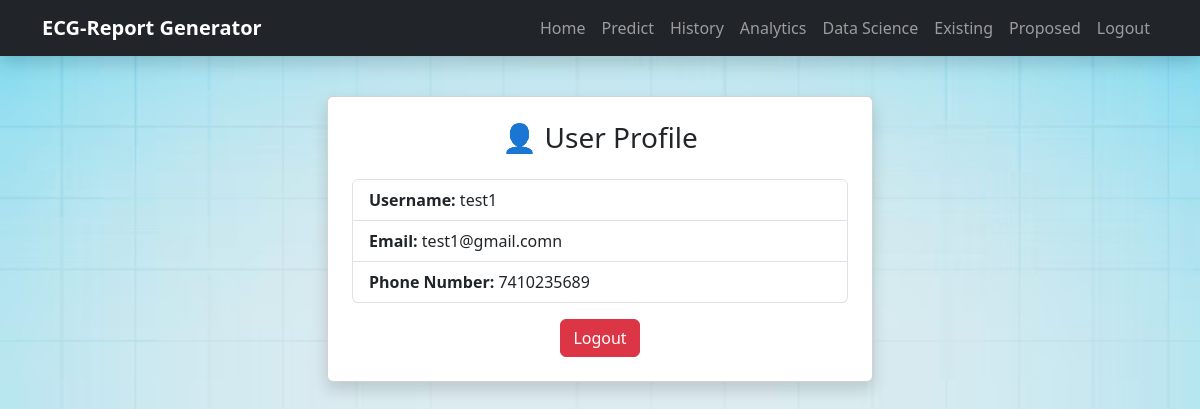
Page /home (signed in) on the committed database.
### tables this page shows
CREATE TABLE users (
            id INTEGER PRIMARY KEY AUTOINCREMENT,
            username TEXT NOT NULL UNIQUE,
            email TEXT NOT NULL UNIQUE,
            phone_number TEXT NOT NULL,
            password TEXT NOT NULL
        );

### app.py (the view)
@app.route('/home')
def home():
    if 'username' not in session:
        flash('Please log in to access the home page.', 'error')
        return redirect(url_for('login'))
    conn = get_db_connection()
    user = conn.execute(
        'SELECT username, email, phone_number FROM users WHERE username = ?',
        (session['username'],)
    ).fetchone()
    conn.close()
    return render_template('home.html', user=user)

### app.py (called while the page is built)
def get_db_connection():
    conn = sqlite3.connect(DATABASE)
    conn.row_factory = sqlite3.Row
    return conn

### templates/home.html (shortened to what this page needs)
{% extends "base.html" %}
{% block content %}
  {% if user %}
    <div class="row justify-content-center">
      <div class="col-md-6">
        <div class="card shadow">
          <div class="card-body p-4">
            <h3 class="text-center mb-4">👤 User Profile</h3>
            <ul class="list-group">
              <li class="list-group-item"><strong>Username:</strong> {{ user['username'] }}</li>
              <li class="list-group-item"><strong>Email:</strong> {{ user['email'] }}</li>
              <li class="list-group-item"><strong>Phone Number:</strong> {{ user['phone_number'] }}</li>
            </ul>
            <div class="text-center mt-3">
              <a href="{{ url_for('logout') }}" class="btn btn-danger">Logout</a>
            </div>
          </div>
        </div>
      </div>
    </div>
  {% else %}
    <div class="text-center">
      <h1 class="fw-bold">ECG-Report Generator</h1>
      <p class="lead">Please <a href="{{ url_for('login') }}">login</a> or <a href="{{ url_for('register') }}">register</a> to view your profile.</p>
    </div>
  {% endif %}
{% endblock %}

### rows in the picture
users: username "test1", email "test1@gmail.comn", phone_number "7410235689"
